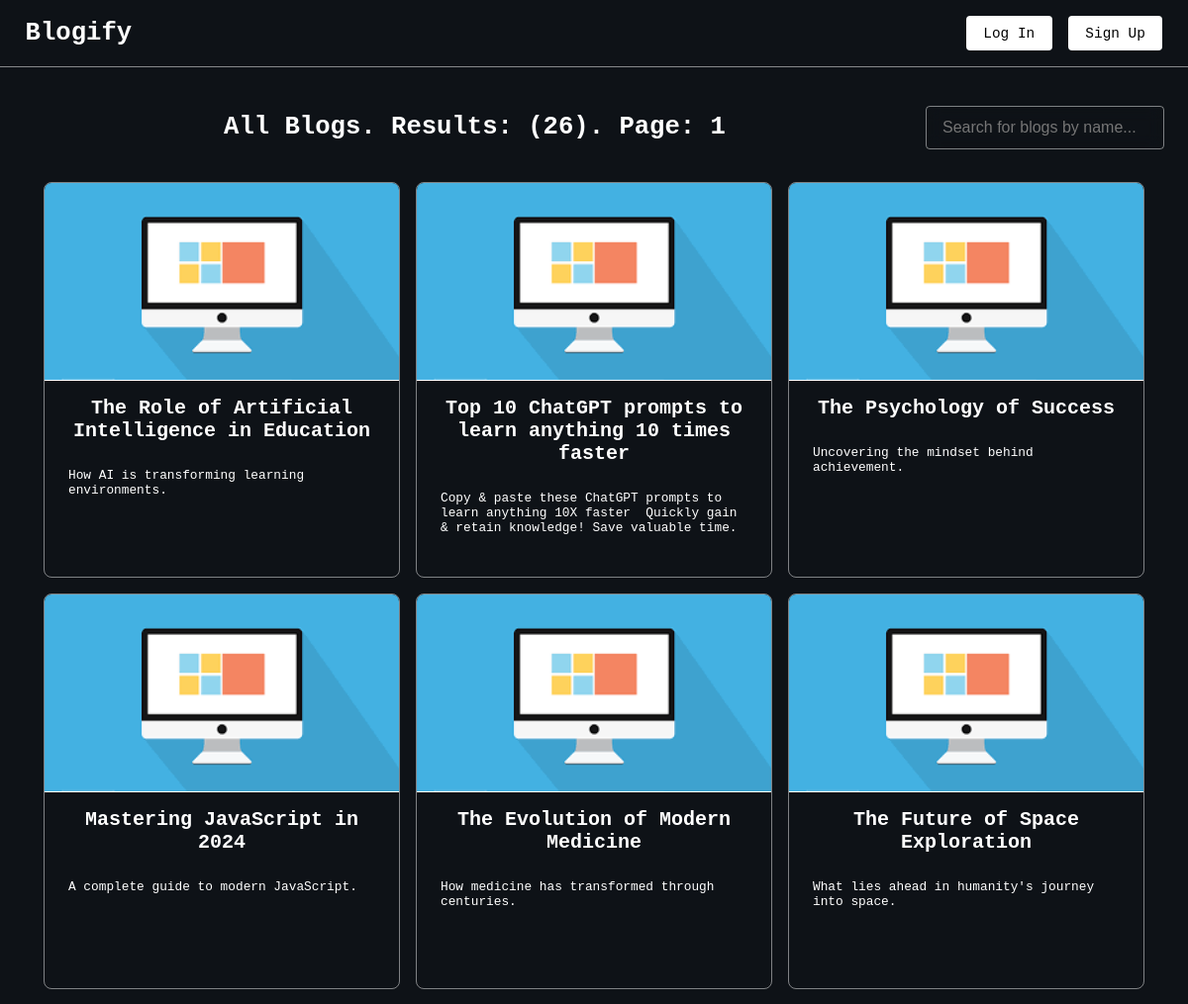
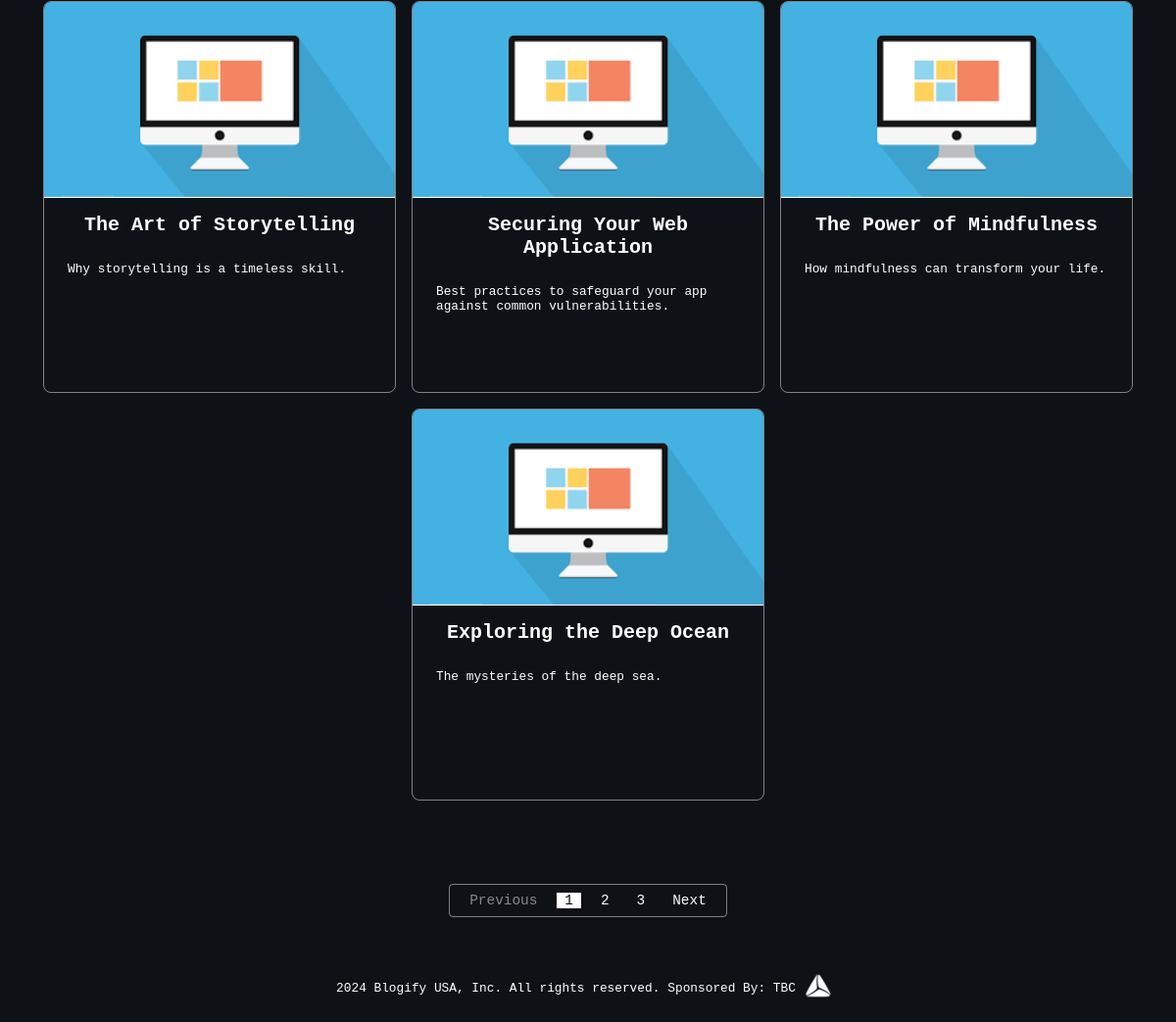
The page / on the database its author committed (2 pictures, top to bottom).
### models.py (models this page shows, shortened)
class Blog(db.Model):
    id = db.Column(db.Integer, primary_key=True)
    name = db.Column(db.String, nullable=False)
    description = db.Column(db.String, nullable=False)
    article = db.Column(db.String, nullable=False)
    user = db.Column(db.Integer, nullable=False)
    likes = db.Column(db.Integer, nullable=False)
    dislikes = db.Column(db.Integer, nullable=False)
    image = db.Column(db.String, nullable=False, default="default_blog.png")
    date = db.Column(
        db.DateTime, nullable=False, default=lambda: datetime.now(timezone.utc)
    )

### routes.py (the view)
@app.route("/")
def renderOverview():
    page = request.args.get("page", 1, type=int)
    blogs_len = len(Blog.query.all())
    blogs = Blog.query.order_by(Blog.likes.desc()).paginate(
        page=page, per_page=10, error_out=False
    )
    return render_template(
        "overview.html",
        blogs=blogs.items,
        title="Home",
        page_name=f"All Blogs. Results: ({blogs_len}). Page: {page}",
        pagination=blogs,
    )

### templates/overview.html (shortened to what this page needs)
{% extends "base.html" %} {% block content %}
<main class="main">
	<div class="blog__header">
		<h2 class="heading-secondary blog__page-name">{{page_name}}</h2>
		<form action="/blogs/search" class="blog__search">
			<input class="blog__search-input" id="s" name="s" type="text" placeholder="Search for blogs by name..." />
		</form>
	</div>
	<div class="blogs">
		{% for blog in blogs %}
		<div class="blog-card" id="{{blog.id}}">
			<div class="blog-card__cover">
				<img src="/static/images/blogs/{{blog.image}}" alt="Cover image of the blog" class="blog-card__image" />
			</div>
			<div class="blog-card__wrapper">
				<h3 class="heading-tertiary blog-card__title">{{blog.name}}</h3>
				<p class="blog-card__description">{{blog.description}}</p>
			</div>
		</div>
		{% endfor %}
	</div>
	<nav class="pagination__nav">
		<ul class="pagination">
			{% if pagination.has_prev %}
			<li class="pagination__page">
				<a class="pagination__link" href="/?page={{ pagination.prev_num }}">Previous</a>
			</li>
			{% else %}
			<li class="pagination__page pagination--disabled"><span class="pagination__link">Previous</span></li>
			{% endif %} {% for page_num in pagination.iter_pages() %} {% if page_num %} {% if page_num !=
			pagination.page %}
			<li class="pagination__page">
				<a class="pagination__link" href="/?page={{ page_num }}">{{ page_num }}</a>
			</li>
			{% else %}
			<li class="pagination__page pagination--active" aria-current="page">
				<span class="pagination__link">{{ page_num }}</span>
			</li>
			{% endif %} {% else %}
			<li class="pagination__page pagination--disabled"><span class="pagination__link">...</span></li>
			{% endif %} {% endfor %} {% if pagination.has_next %}
			<li class="pagination__page">
				<a class="pagination__link" href="/?page={{ pagination.next_num }}">Next</a>
			</li>
			{% else %}
			<li class="pagiantion__page pagination--disabled"><span class="pagination__link">Next</span></li>
			{% endif %}
		</ul>
	</nav>
</main>
{% endblock %}

### static/css/style.css (style rules this page uses)
*, *::before, *::after { margin: 0; padding: 0; box-sizing: inherit; }
html { font-size: 62.5%; }
@media only screen and (max-width: 1200px) { html { font-size: 50%; } }
body { box-sizing: border-box; font-size: 1.6rem; font-family: monospace; overflow-x: hidden; background-color: #0e1217; width: 100%; }
a { text-decoration: none; }
ul { list-style: none; }
.main { padding: 4.8rem 1rem; min-height: 100vh; background-color: #0e1217; }
.heading-secondary { color: #ffffff; font-size: 3.2rem; }
.heading-tertiary { font-size: 2.5rem; color: #ffffff; }
.pagination { display: flex; align-items: center; justify-content: center; gap: 1.5rem; }
.pagination__nav { justify-self: center; margin-top: 9.6rem; border: 1px solid rgba(255, 255, 255, 0.47); border-radius: 0.5rem; padding: 1rem 1.5rem; }
.pagination--disabled { opacity: 0.5; }
.pagination--active { opacity: 1; background-color: #ffffff; color: #000000; }
.pagination--active span { color: #000000 !important; }
.pagination__page { cursor: pointer; transition: opacity 0.3s; }
.pagination__link { color: #ffffff; font-weight: 500; font-size: 1.8rem; padding: 1rem; }
.blogs { width: 100%; display: flex; flex-direction: row; padding: 1rem; gap: 2rem; flex-wrap: wrap; justify-content: center; }
.blog-card { max-width: 45rem; min-height: 50rem; width: 100%; border: 1px solid rgba(255, 255, 255, 0.47); border-radius: 1rem; transition: transform 0.3s; overflow: hidden; }
.blog-card__wrapper { display: flex; flex-direction: column; padding: 2rem 3rem; height: 100%; }
.blog-card__cover { width: 100%; max-height: 25rem; height: 100%; object-fit: cover; object-position: center; border-bottom: 1px solid #ffffff; }
.blog-card__image { width: 100%; height: 100%; object-fit: cover; object-position: center; }
.blog-card__title { word-wrap: break-word; white-space: pre-wrap; word-break: break-word; margin-bottom: 3.2rem; text-align: center; }
.blog-card__description { word-wrap: break-word; white-space: pre-wrap; word-break: break-word; color: #ffffff; margin-bottom: auto; }
.blog__page-name { margin-left: auto; }
.blog__header { display: flex; align-items: center; justify-content: space-between; text-align: center; margin: 0 2rem 3.2rem 2rem; }
.blog__search { margin-left: auto; }
.blog__search-input { padding: 1.5rem 2rem; backdrop-filter: blur(1rem); background-color: transparent; border: 1px solid rgba(255, 255, 255, 0.47); border-radius: 0.5rem; font-size: 2rem; color: #ffffff; }

### rows shown on the page
Blog: image (placeholder picture), name "The Role of Artificial Intelligence in Education", description "How AI is transforming learning environments."
Blog: image (placeholder picture), name "Top 10 ChatGPT prompts to learn anything 10 times faster", description "Copy & paste these ChatGPT prompts to learn anything 10X faster Quickly gain & retain knowledge! Save valuable time."
Blog: image (placeholder picture), name "The Psychology of Success", description "Uncovering the mindset behind achievement."
Blog: image (placeholder picture), name "Mastering JavaScript in 2024", description "A complete guide to modern JavaScript."
Blog: image (placeholder picture), name "The Evolution of Modern Medicine", description "How medicine has transformed through centuries."
Blog: image (placeholder picture), name "The Future of Space Exploration", description "What lies ahead in humanity's journey into space."
Blog: image (placeholder picture), name "The Art of Storytelling", description "Why storytelling is a timeless skill."
Blog: image (placeholder picture), name "Securing Your Web Application", description "Best practices to safeguard your app against common vulnerabilities."
Blog: image (placeholder picture), name "The Power of Mindfulness", description "How mindfulness can transform your life."
Blog: image (placeholder picture), name "Exploring the Deep Ocean", description "The mysteries of the deep sea."

### other values the page prints
{{ page_name }} "All Blogs. Results: (26). Page: 1"
{{ page_num }} "1"
{{ page_num }} "2" "3"
